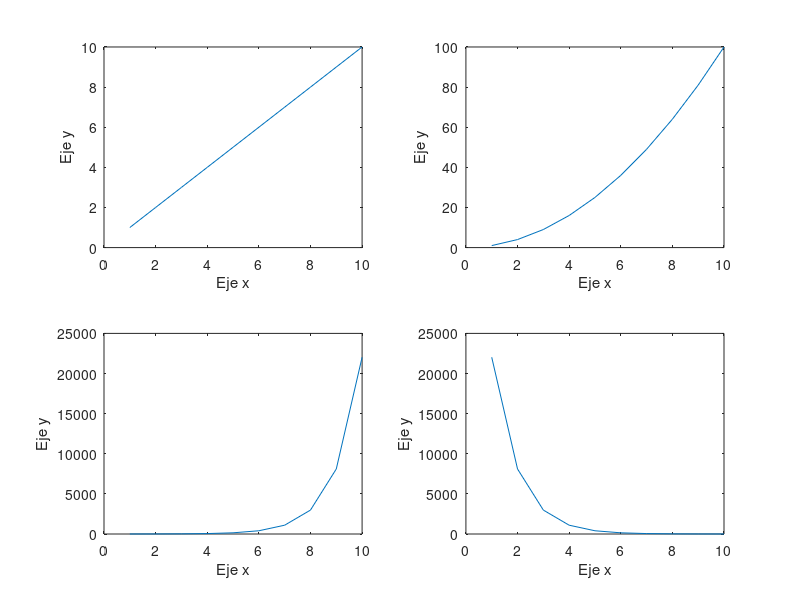

MATLAB code for this plot:
close all;
clear;

vini = 1;
vfin = 10;

x = vini:vfin;
y1 = x;
y2 = x.^2;
y3 = exp(x);
y4 = exp(x(end:-1:1));

figure; % Crea una ventana para crear dibujar funciones

subplot(221); % Divide figure en una matriz de 2x2 e indica que en la posición 1 hará un plot
plot(x, y1); xlabel('Eje x'); ylabel('Eje y');

subplot(222);
plot(x, y2); xlabel('Eje x'); ylabel('Eje y');

subplot(223);
plot(x, y3); xlabel('Eje x'); ylabel('Eje y');

subplot(224);
plot(x, y4); xlabel('Eje x'); ylabel('Eje y');
